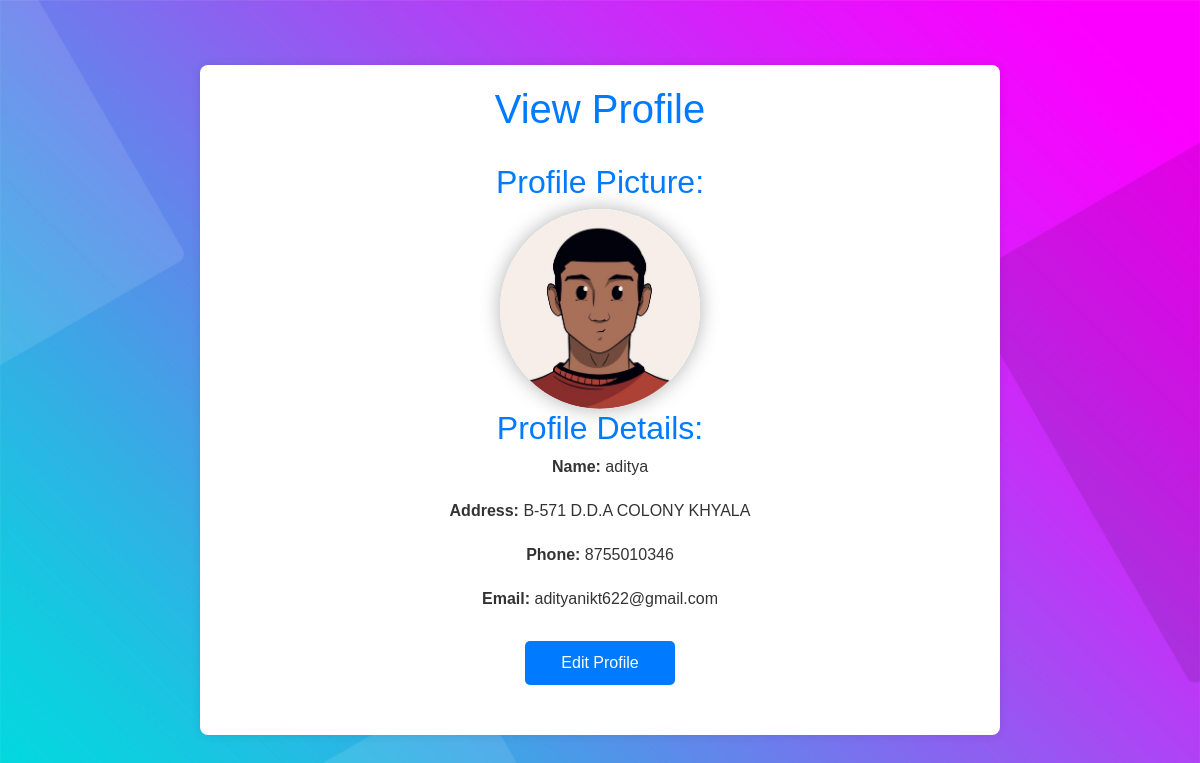
The page /userui/view-profile (signed in) on the database its author committed.
### home/models.py (models this page shows, shortened)
class Profile(models.Model):
    GENDER_CHOICES = (
        ('male', 'Male'),
        ('female', 'Female'),
    )
    user = models.OneToOneField(User, on_delete=models.CASCADE)
    name = models.CharField(max_length=100)
    address = models.TextField()
    phone = models.CharField(max_length=20)
    email = models.EmailField()
    gender = models.CharField(max_length=10, choices=GENDER_CHOICES, default='male')

### home/views.py (the view)
# urls.py: path('userui/view-profile', views.view_profile, name='view_profile'),
@login_required
def view_profile(request):
    profile = Profile.objects.get(user=request.user)
    return render(request, 'user/view_profile.html', {'profile': profile})

### home/templates/user/view_profile.html (shortened to what this page needs)
{% load static %}
{% load bootstrap4 %}
<!DOCTYPE html>
<html lang="en">
<head>
    <link rel="stylesheet" href="https://stackpath.bootstrapcdn.com/bootstrap/4.5.2/css/bootstrap.min.css">
</head>
<body style="background-image: url('{% static '/img/background.jpg' %}'); background-size: cover;">
    <div class="container">
        <h1>View Profile</h1>
        <div class="profile-picture">
            <h2>Profile Picture:</h2>
            {% if profile.gender == 'male' %}
                <img src="{% static '/img/Men.jpg' %}" alt="Male Avatar">
            {% elif profile.gender == 'female' %}
                <img src="{% static '/img/women.jpg' %}" alt="Female Avatar">
            {% else %}
                <img src="{% static '/img/default_avatar.jpg' %}" alt="Default Avatar">
            {% endif %}
        </div>
        <div>
            <h2>Profile Details:</h2>
            <p><strong>Name:</strong> {{ profile.name }}</p>
            <p><strong>Address:</strong> {{ profile.address }}</p>
            <p><strong>Phone:</strong> {{ profile.phone }}</p>
            <p><strong>Email:</strong> {{ profile.email }}</p>
        </div>
        <button class="edit-profile-btn" onclick="location.href='edit-profile'">Edit Profile</button>
    </div>
</body>
</html>

### home/templates/user/view_profile.html (style rules this page uses)
body { font-family: Arial, sans-serif; background-color: #f8f9fa; color: #333; display: flex; justify-content: center; align-items: center; height: 100vh; margin: 0; }
.container { max-width: 800px; padding: 20px; background-color: #fff; border-radius: 8px; box-shadow: 0 0 10px rgba(0, 0, 0, 0.1); text-align: center; }
h1 { color: #007bff; }
h2 { color: #007bff; }
p { margin-bottom: 20px; }
.profile-picture { margin-top: 30px; }
.profile-picture img { width: 200px; height: 200px; border-radius: 50%; box-shadow: 0 0 20px rgba(0, 0, 0, 0.3); transition: transform 0.3s ease-in-out; }
.edit-profile-btn { display: block; width: 150px; margin: 30px auto; padding: 10px; background-color: #007bff; color: #fff; border: none; border-radius: 5px; cursor: pointer; transition: background-color 0.3s; }

### rows shown on the page
Profile: name "aditya", address "B-571 D.D.A COLONY KHYALA", phone "8755010346", email "adityanikt622@gmail.com"
